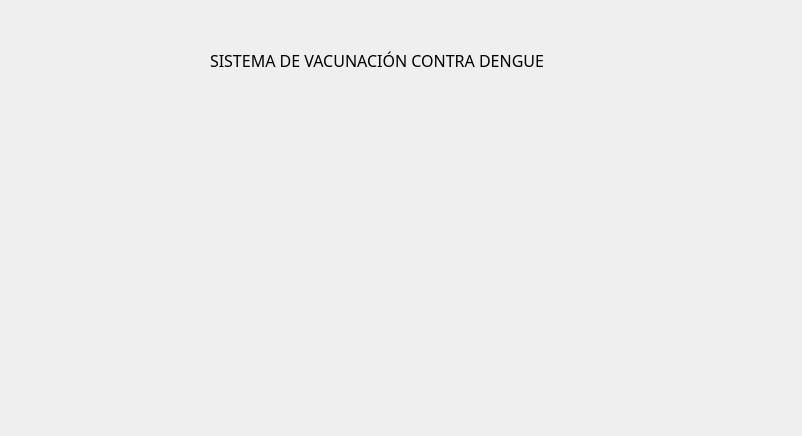
<?xml version="1.0" encoding="UTF-8"?>
<ui version="4.0">
 <class>aboutGUI</class>
 <widget class="QDialog" name="aboutGUI">
  <property name="geometry">
   <rect>
    <x>0</x>
    <y>0</y>
    <width>802</width>
    <height>436</height>
   </rect>
  </property>
  <property name="windowTitle">
   <string>Dialog</string>
  </property>
  <widget class="QLabel" name="label">
   <property name="geometry">
    <rect>
     <x>210</x>
     <y>40</y>
     <width>401</width>
     <height>41</height>
    </rect>
   </property>
   <property name="font">
    <font>
     <family>Footlight MT Light</family>
     <pointsize>12</pointsize>
    </font>
   </property>
   <property name="text">
    <string>SISTEMA DE VACUNACIÓN CONTRA DENGUE</string>
   </property>
  </widget>
 </widget>
 <resources/>
 <connections/>
</ui>
